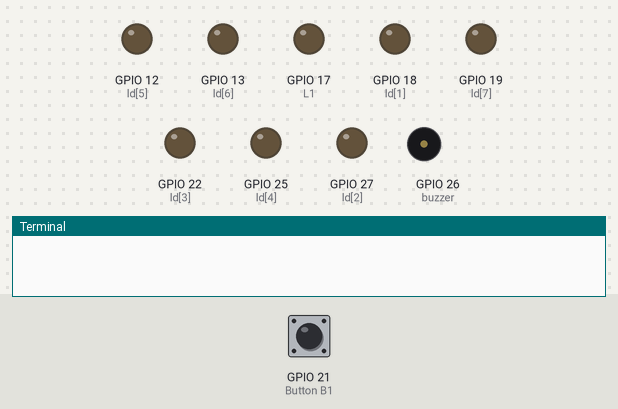
The program below on a simulated Raspberry Pi (BCM pin numbers). Parts: output pins drawn as LEDs (lit = HIGH), buzzer (waves = sounding, pin HIGH), the last lines printed to the terminal. The test bench sets the inputs (shaded band); at power-on: GPIO 21 (Button B1) HIGH.

Above: at 3.8 s.
3.9 s: GPIO 21 (Button B1) pulled LOW for 0.15 s
At 4.8 s:
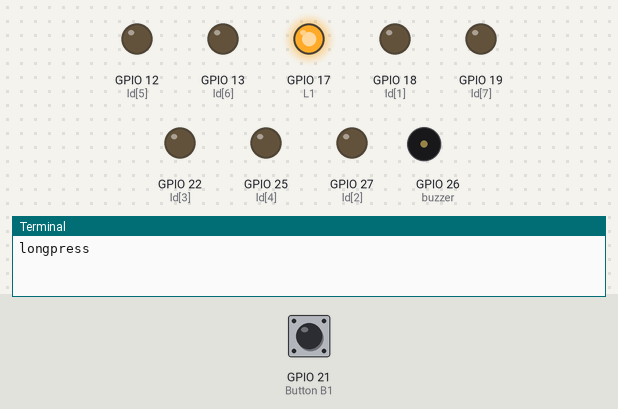
5.9 s: GPIO 21 (Button B1) pulled LOW for 1 s
At 7.6 s:
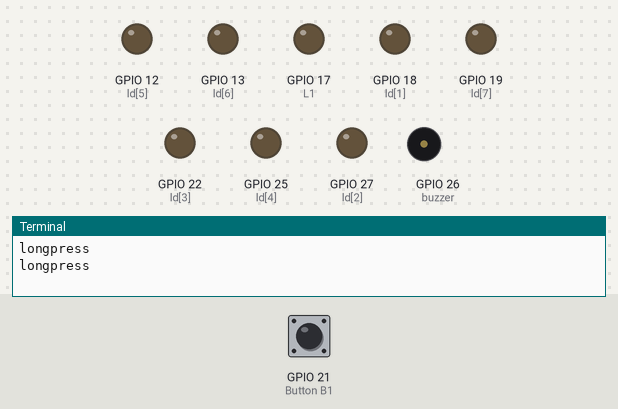
8.4 s: GPIO 21 (Button B1) pulled LOW for 3.2 s
At 9.5 s:
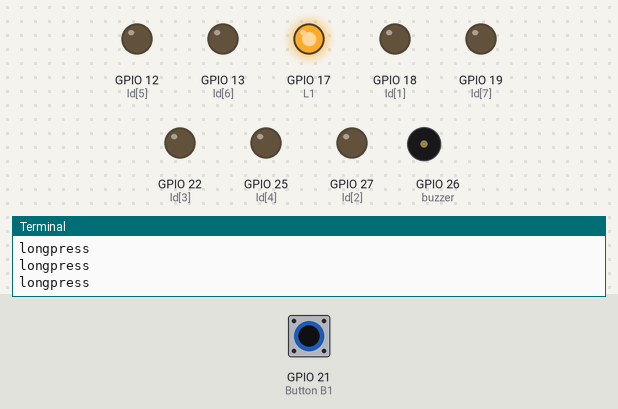
Timing chart, 0 to 11.4 s (numbered marks = the images above; inputs shaded):
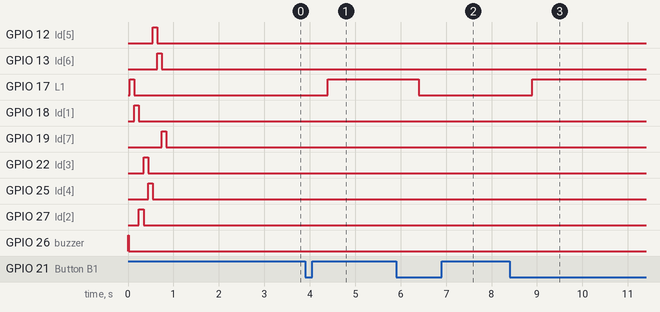

Measured:
- after the input at 3.9 s, GPIO 17 (L1): LOW → HIGH after 0.50 s
- after the input at 5.9 s, GPIO 17 (L1): HIGH → LOW after 0.50 s
- after the input at 8.4 s, GPIO 17 (L1): LOW → HIGH after 0.50 s

The program:

longpress.py
```python
from gpiozero import LED, Button, Buzzer, PWMLED
from time import sleep
from signal import pause
import os

leds = [17, 18, 27, 22, 25, 12, 13, 19]
buttons = [21, 16, 20]
buzzer = Buzzer(26)

OFF = 0
ON = 1

def getLed(n):
    if n < 0:
        print("not exists")
    elif n > 7:
        print("not exists")
    else:
        num = leds[n]
        led = LED(num)
        return led

def getBtn(n):
    if n < 0:
        print("not exists")
    elif n > 2:
        print("not exists")
    else:
        num = buttons[n]
        btn = Button(num)
        return btn

def allLeds(mode):
    for i in leds:
        ld = LED(i)
        if mode == OFF:
            ld.off()
        elif mode == ON:
            ld.on()
        sleep(0.1)

def beep(times, sec):
    for i in range(times):
        buzzer.on()
        sleep(sec)
        buzzer.off()
        sleep(sec)

def beep_pi():
    beep(1, 0.02)

def beep_pi2():
    beep(2, 0.02)


beep_pi()
allLeds(ON)
sleep(1)
allLeds(OFF)


def doexe():
    print("longpress")
    L1.toggle()


B1 = Button(21, hold_time=0.5)
L1 = LED(17)

B1.when_held = doexe

pause()
```
